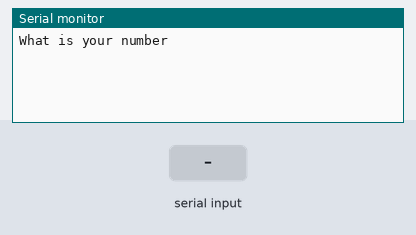
This sketch was run on a simulated Arduino Uno, built with avr-gcc and run on an emulated ATmega328P. Parts: the last lines printed to the serial monitor. The test bench sets the inputs (shaded band).

Above: at 1.2 s.
1.3 s: "90,45\n" received over Serial
At 2.1 s:
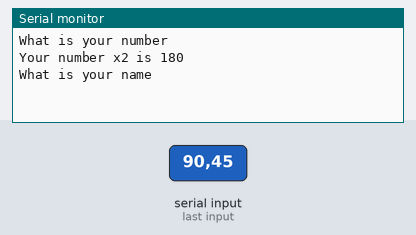
2.8 s: "0\n" received over Serial
At 5.2 s:
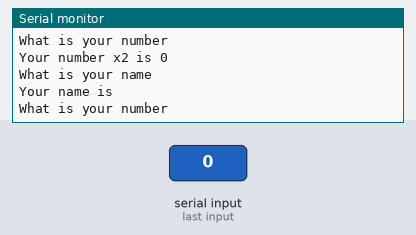

Measured:
- after the input at 1.3 s, the serial monitor: prints a new line at once (image 1)
- after the input at 2.8 s, the serial monitor: prints a new line at once (image 2)

The sketch:

userInputFromSerial.ino
```cpp
int baud = 9600;
void setup(){
  Serial.begin(baud);
}

void waitForInput(){
  while(Serial.available() == 0){ //Serial.available| 0 => no input 1=>input waiting
  }
}
void loop(){
  Serial.println("What is your number");
  waitForInput();
  int userInput = Serial.parseInt();
  Serial.print("Your number x2 is ");
  int res = userInput * 2;
  Serial.println(res);

  Serial.println("What is your name");
  waitForInput();
  String yourName = Serial.readString();
  Serial.print("Your name is ");
  Serial.println(yourName);
}
```
